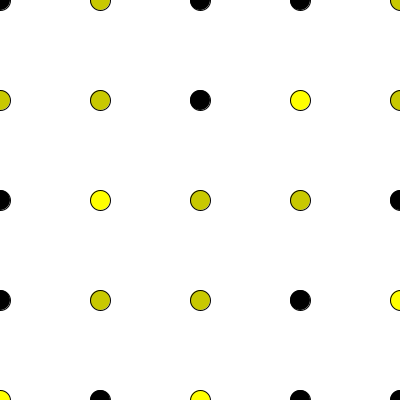
Frame 1 (no input)
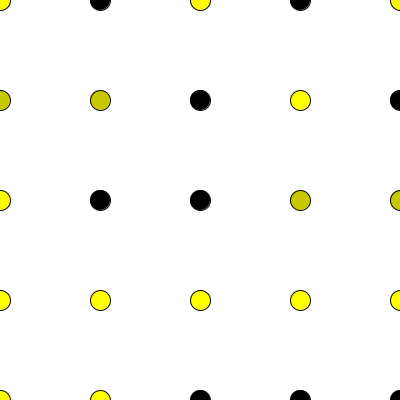
Frame 60 (the mouse pressed at the canvas centre just before this capture)
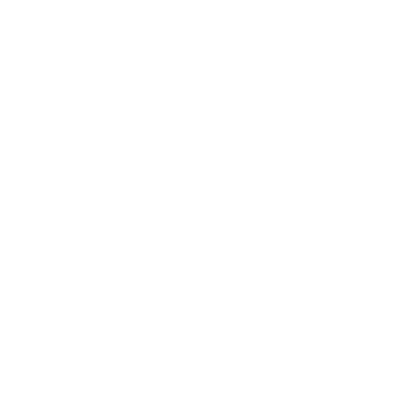
Frame 120 (the mouse held since frame 60 and released just before this capture)

The Processing sketch that drew these frames (run headless with seeded random() and noise(); from frame 60 on, the mouse is pressed at the canvas centre):

// Processing sketch: processing_91665
// ── processing_91665.pde

int [] posX = {0, 30, height/2, 100, 200};
int [] posY = new int [5];
int Col;

void setup()
{
  size(400, 400);
  smooth();
}
void draw()
{
  background(255);
   if ((mouseX > width-20 || mouseX < 20)||(mouseY > height - 20))  

  { 
    for (int i = 0; i < posX.length; i ++)
    {
      posX [i] = i*width/4;
      
      for (int j = 0; j < posY.length; j++)
      {
        posY [j] = j*height/2;
        
        
    Col = (int) random(posY.length - 1);
         
      
      fill(posY[Col], posY[Col], 0);
      ellipse(posX[i], posY[j]*0.5, 20, 20);
    
    
    
   }
  }
}
}
